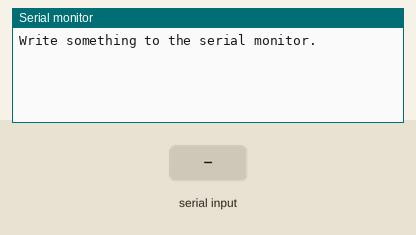
This sketch was run on a simulated Arduino Uno, built with avr-gcc and run on an emulated ATmega328P. Shown: the last lines printed to the serial monitor. Inputs (shaded band) come from the test bench.

Above: at 1.2 s.
1.3 s: "Print\n" received over Serial
At 2.2 s:
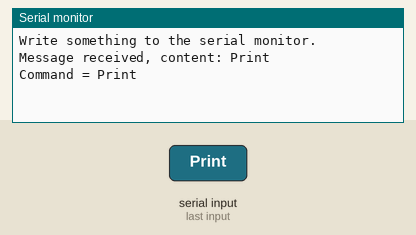
2.8 s: ":\n" received over Serial
At 4.0 s:
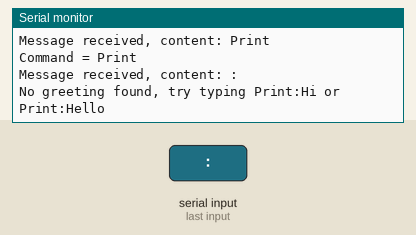
4.3 s: "Hi\n" received over Serial
At 5.5 s:
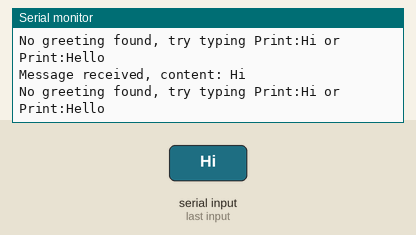
5.8 s: "Hello\n" received over Serial
At 6.8 s:
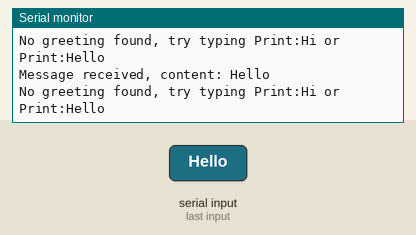
7.3 s: "1\n" received over Serial
At 7.7 s:
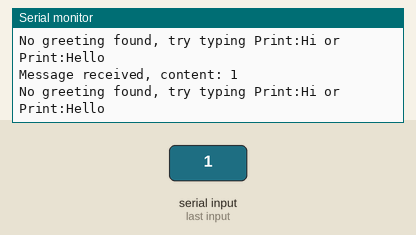

Measured:
- after the input at 1.3 s, the serial monitor: prints a new line at once (image 1)
- after the input at 2.8 s, the serial monitor: prints a new line at once (image 2)
- after the input at 4.3 s, the serial monitor: prints a new line at once (image 3)
- after the input at 5.8 s, the serial monitor: prints a new line at once (image 4)
- after the input at 7.3 s, the serial monitor: prints a new line at once (image 5)

The sketch:

ex3_original_from_Tinkercad.ino
```cpp
void setup(){
  Serial.begin(9600);
  Serial.println("Write something to the serial monitor.");
}

void loop(){
  if (Serial.available() > 0){
    String message = Serial.readStringUntil('\n');
    Serial.print("Message received, content: ");
    Serial.println(message);
    int pos_s = message.indexOf("Print");

    if (pos_s > -1){
      Serial.println("Command = Print ");
      pos_s = message.indexOf(":");

      if (pos_s > -1){
        String stat = message.substring(pos_s + 1);
        if (stat == "Hi") {
          Serial.println("Hi!");
        }
        else if (stat == "Hello") {
          Serial.println("Hello there!");
        }
      }
    }
    else{
	    Serial.println("No greeting found, try typing Print:Hi or Print:Hello\n");
    }
  }
}
```
